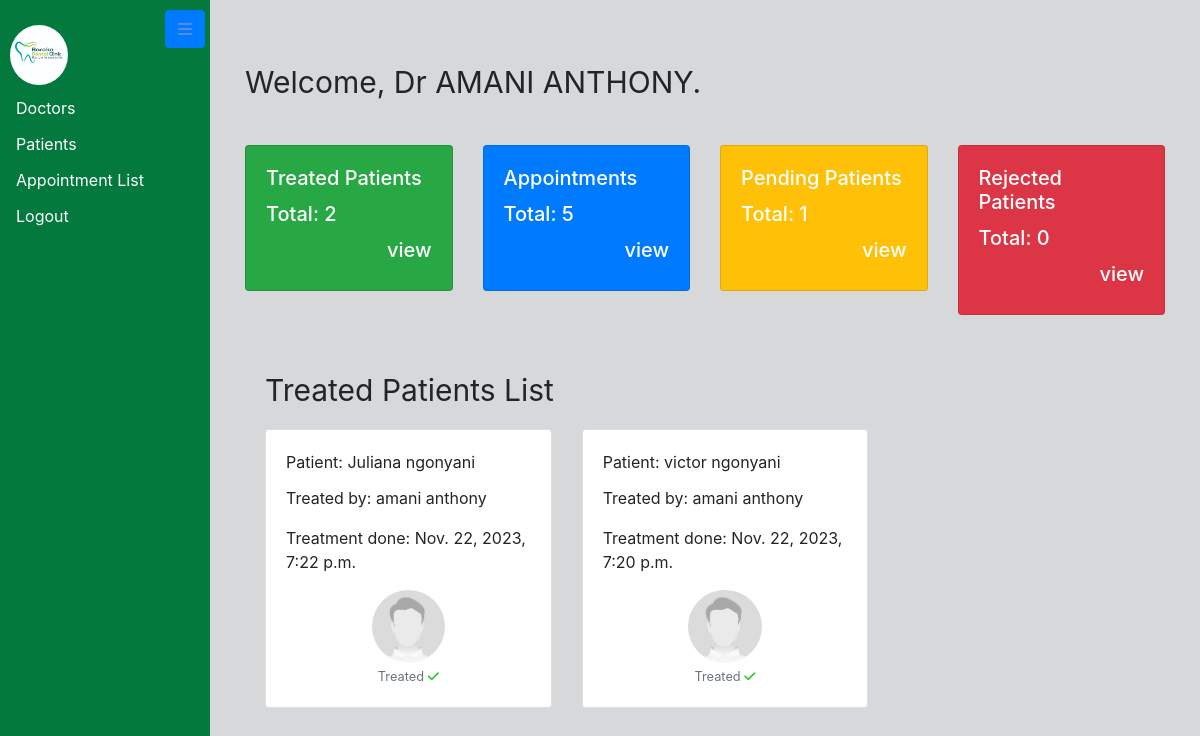
Page /dashboard/doctor/ (signed in) on the committed database.
### hospitalApp/models.py (models this page shows, shortened)
class CommonFields(models.Model):
    first_name = models.CharField(max_length=30)
    last_name = models.CharField(max_length=30)
    age = models.PositiveIntegerField()
    gender = models.CharField(max_length=10, choices=GENDER_CHOICES)
    address = models.TextField()
    phone = models.CharField(max_length=15)
    email = models.EmailField(unique=True)
    image = models.ImageField(upload_to='profile_images/', default='default/default.jpg')
    class Meta:
        abstract = True  # This is an abstract base class to share common fields

class Patient(CommonFields):
    body_weight = models.DecimalField(max_digits=5, decimal_places=2)  # Example: DecimalField for body weight
    blood_pressure = models.CharField(max_length=15)  # Example: CharField for blood pressure
    pressure = models.CharField(max_length=15)  # Example: CharField for pressure
    receptionist = models.ForeignKey(Specialist, on_delete=models.CASCADE, limit_choices_to={'area_of_specialist': 'Receptionist'})
    registration_time = models.DateTimeField(auto_now_add=True)
    treated_by = models.ForeignKey(Specialist, on_delete=models.CASCADE, limit_choices_to={'area_of_specialist': 'Doctor'}, related_name='patients_treated')
    treated = models.BooleanField(default=False)

class Specialist(CommonFields):
    user = models.OneToOneField(User, on_delete=models.CASCADE)
    area_of_specialist = models.CharField(max_length=50, choices=WORK_CHOICES)

### hospitalApp/decorators.py (the view)
    def _wrapped_view(request, *args, **kwargs):
        if request.user.is_authenticated and hasattr(request.user, 'specialist') and request.user.specialist.area_of_specialist == 'Doctor':
            return view_func(request, *args, **kwargs)
        else:
            return HttpResponseForbidden("You don't have permission to access this page.")

### hospitalApp/views.py (called while the page is built)
@login_required
@doctor_required
def doctor_dashboard(request):
    treated_patients = Patient.objects.filter(treated=True).order_by('-id')
    treated_patients_count = Patient.objects.filter(treated=True).count()
    appointments_count = Appointment.objects.count()
    pending_patients_count = Patient.objects.filter(treated=False).count()
    context = {
        'treated_patients': treated_patients,
        'treated_patients_count': treated_patients_count,
        'appointments_count': appointments_count,
        'pending_patients_count': pending_patients_count,
    }
    return render(request, 'doctor_dashboard.html', context)

### hospitalApp/templates/doctor_dashboard.html (shortened to what this page needs)
{% extends "base.html" %}
{% block content %}
<div class="container-fluid doctor-dash">
  {% if user.is_authenticated and user.specialist.area_of_specialist == 'Doctor' %}
    <p class="list-font-weight">Welcome, Dr {{ user.first_name|upper }} {{ user.last_name|upper }}.</p>
  {% endif %}
  <br>
  <div class="row">
    <div class="col-md-3 mb-2">
      <div class="card bg-success">
        <div class="card-body">
          <h5 class="card-title text-white">Treated Patients</h5>
          <h5 class="card-title text-white">Total: {{ treated_patients_count }} </h5>
          <a class="view-align" href="">
            <h5>view</h5>
          </a>
        </div>
      </div>
    </div>
    <div class="col-md-3 mb-2">
      <div class="card bg-primary">
        <div class="card-body">
          <h5 class="card-title text-white">Appointments</h5>
          <h5 class="card-title text-white">Total: {{ appointments_count }} </h5>
          <a class="view-align" href="{% url 'appointment-list' %}">
            <h5>view</h5>
          </a>
        </div>
      </div>
    </div>
    <div class="col-md-3 mb-2">
      <div class="card bg-warning">
        <div class="card-body">
          <h5 class="card-title text-white">Pending Patients</h5>
          <h5 class="card-title text-white">Total: {{ pending_patients_count }} </h5>
          <a class="view-align" href="{% url 'patient-list' %}">
            <h5>view</h5>
          </a>
        </div>
      </div>
    </div>
    <div class="col-md-3 mb-2">
      <div class="card bg-danger">
        <div class="card-body">
          <h5 class="card-title text-white">Rejected Patients</h5>
          <h5 class="card-title text-white">Total: 0 </h5>
          <a class="view-align" href="">
            <h5>view</h5>
          </a>
        </div>
      </div>
    </div>
  </div>
</div>
  <div class="container img-card">
    <p class="list-font-weight">Treated Patients List</p>
    <div class="row">
      {% for patient in treated_patients %}
        <div class="col-md-4 mb-4">
          <div class="card  ">
            <div class="card-body">
              <p class="card-title">Patient: {{ patient.first_name }} {{ patient.last_name }}</p>
              <p class="card-text">Treated by: {{ patient.treated_by.first_name }} {{ patient.treated_by.last_name }}</p>
              <p class="card-text">Treatment done: {{ patient.registration_time }}</p>
              <div style="text-align: center;">
                <img src="{{ patient.image.url }}" alt="{{ patient.first_name }} {{ patient.last_name }}"
                  class="rounded-circle" style="max-width: 30%; max-height: 30%;">
              </div>
              <div style="text-align: center;">
                <small class="text-muted">Treated <i class="fa-solid fa-check" style="color: #2ac71f;"></i></small>
              </div>
            </div>
          </div>
        </div>
      {% endfor %}
    </div>
  </div>
{% endblock %}

### templates/base.html (style rules this page uses)
body { background-color: #d7d8da; padding-top: 40px; margin: 0; }

### hospitalApp/templates/doctor_dashboard.html (style rules this page uses)
.view-align { text-align: end; text-decoration: none; color: white; }
.img-card { padding-top: 45px; margin-left: 20px; }
.list-font-weight { font-size: 30px; }

### rows in the picture
Patient: first_name "Juliana", last_name "ngonyani", treated_by.first_name "amani", treated_by.last_name "anthony", registration_time "Nov. 22, 2023, 7:22 p.m.", image (placeholder picture)
Patient: first_name "victor", last_name "ngonyani", treated_by.first_name "amani", treated_by.last_name "anthony", registration_time "Nov. 22, 2023, 7:20 p.m.", image (placeholder picture)

### other values in the picture
{{ user.first_name|upper }} "AMANI"
{{ user.last_name|upper }} "ANTHONY"
{{ treated_patients_count }} "2"
{{ appointments_count }} "5"
{{ pending_patients_count }} "1"
